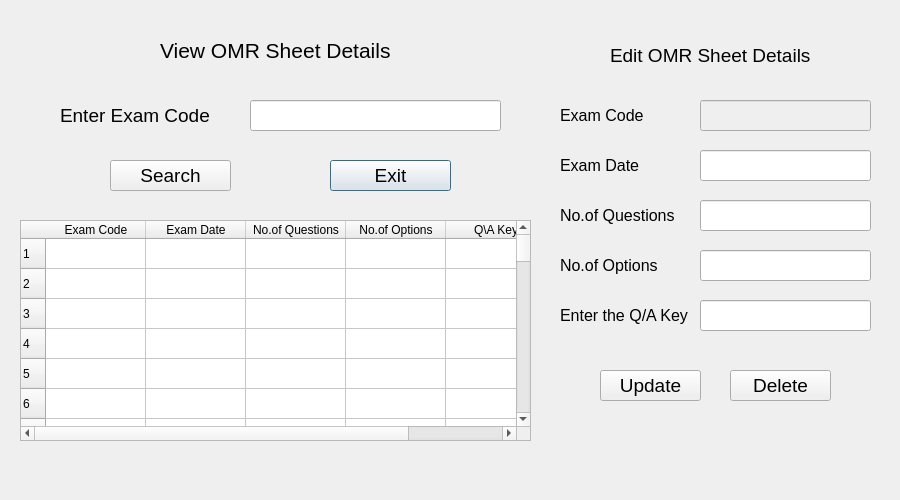
<?xml version="1.0" encoding="UTF-8"?>
<ui version="4.0">
 <class>Dialog</class>
 <widget class="QDialog" name="Dialog">
  <property name="geometry">
   <rect>
    <x>0</x>
    <y>0</y>
    <width>900</width>
    <height>500</height>
   </rect>
  </property>
  <property name="windowTitle">
   <string>Dialog</string>
  </property>
  <property name="styleSheet">
   <string notr="true">QDialog{
	background-image: url(:/newPrefix/bg3.jpg);

}
QPushButton:hover{
background-color:lightgrey;
color:black;
}
	</string>
  </property>
  <widget class="QPushButton" name="ee2">
   <property name="geometry">
    <rect>
     <x>330</x>
     <y>160</y>
     <width>121</width>
     <height>31</height>
    </rect>
   </property>
   <property name="font">
    <font>
     <pointsize>14</pointsize>
    </font>
   </property>
   <property name="text">
    <string>Exit</string>
   </property>
  </widget>
  <widget class="QLineEdit" name="ve">
   <property name="geometry">
    <rect>
     <x>250</x>
     <y>100</y>
     <width>251</width>
     <height>31</height>
    </rect>
   </property>
   <property name="font">
    <font>
     <pointsize>12</pointsize>
    </font>
   </property>
  </widget>
  <widget class="QLabel" name="label">
   <property name="geometry">
    <rect>
     <x>160</x>
     <y>30</y>
     <width>231</width>
     <height>41</height>
    </rect>
   </property>
   <property name="font">
    <font>
     <pointsize>16</pointsize>
    </font>
   </property>
   <property name="text">
    <string>View OMR Sheet Details</string>
   </property>
  </widget>
  <widget class="QLabel" name="label_2">
   <property name="geometry">
    <rect>
     <x>60</x>
     <y>100</y>
     <width>171</width>
     <height>31</height>
    </rect>
   </property>
   <property name="font">
    <font>
     <pointsize>14</pointsize>
    </font>
   </property>
   <property name="text">
    <string>Enter Exam Code</string>
   </property>
  </widget>
  <widget class="QPushButton" name="es">
   <property name="geometry">
    <rect>
     <x>110</x>
     <y>160</y>
     <width>121</width>
     <height>31</height>
    </rect>
   </property>
   <property name="font">
    <font>
     <pointsize>14</pointsize>
    </font>
   </property>
   <property name="text">
    <string>Search</string>
   </property>
  </widget>
  <widget class="QTableWidget" name="t4">
   <property name="enabled">
    <bool>true</bool>
   </property>
   <property name="geometry">
    <rect>
     <x>20</x>
     <y>220</y>
     <width>511</width>
     <height>221</height>
    </rect>
   </property>
   <property name="font">
    <font>
     <family>Segoe UI Light</family>
     <pointsize>8</pointsize>
    </font>
   </property>
   <property name="rowCount">
    <number>200</number>
   </property>
   <property name="columnCount">
    <number>5</number>
   </property>
   <row/>
   <row/>
   <row/>
   <row/>
   <row/>
   <row/>
   <row/>
   <row/>
   <row/>
   <row/>
   <row/>
   <row/>
   <row/>
   <row/>
   <row/>
   <row/>
   <row/>
   <row/>
   <row/>
   <row/>
   <row/>
   <row/>
   <row/>
   <row/>
   <row/>
   <row/>
   <row/>
   <row/>
   <row/>
   <row/>
   <row/>
   <row/>
   <row/>
   <row/>
   <row/>
   <row/>
   <row/>
   <row/>
   <row/>
   <row/>
   <row/>
   <row/>
   <row/>
   <row/>
   <row/>
   <row/>
   <row/>
   <row/>
   <row/>
   <row/>
   <row/>
   <row/>
   <row/>
   <row/>
   <row/>
   <row/>
   <row/>
   <row/>
   <row/>
   <row/>
   <row/>
   <row/>
   <row/>
   <row/>
   <row/>
   <row/>
   <row/>
   <row/>
   <row/>
   <row/>
   <row/>
   <row/>
   <row/>
   <row/>
   <row/>
   <row/>
   <row/>
   <row/>
   <row/>
   <row/>
   <row/>
   <row/>
   <row/>
   <row/>
   <row/>
   <row/>
   <row/>
   <row/>
   <row/>
   <row/>
   <row/>
   <row/>
   <row/>
   <row/>
   <row/>
   <row/>
   <row/>
   <row/>
   <row/>
   <row/>
   <row/>
   <row/>
   <row/>
   <row/>
   <row/>
   <row/>
   <row/>
   <row/>
   <row/>
   <row/>
   <row/>
   <row/>
   <row/>
   <row/>
   <row/>
   <row/>
   <row/>
   <row/>
   <row/>
   <row/>
   <row/>
   <row/>
   <row/>
   <row/>
   <row/>
   <row/>
   <row/>
   <row/>
   <row/>
   <row/>
   <row/>
   <row/>
   <row/>
   <row/>
   <row/>
   <row/>
   <row/>
   <row/>
   <row/>
   <row/>
   <row/>
   <row/>
   <row/>
   <row/>
   <row/>
   <row/>
   <row/>
   <row/>
   <row/>
   <row/>
   <row/>
   <row/>
   <row/>
   <row/>
   <row/>
   <row/>
   <row/>
   <row/>
   <row/>
   <row/>
   <row/>
   <row/>
   <row/>
   <row/>
   <row/>
   <row/>
   <row/>
   <row/>
   <row/>
   <row/>
   <row/>
   <row/>
   <row/>
   <row/>
   <row/>
   <row/>
   <row/>
   <row/>
   <row/>
   <row/>
   <row/>
   <row/>
   <row/>
   <row/>
   <row/>
   <row/>
   <row/>
   <row/>
   <row/>
   <row/>
   <row/>
   <row/>
   <row/>
   <row/>
   <row/>
   <row/>
   <row/>
   <row/>
   <row/>
   <row/>
   <column>
    <property name="text">
     <string>Exam Code</string>
    </property>
   </column>
   <column>
    <property name="text">
     <string>Exam Date</string>
    </property>
   </column>
   <column>
    <property name="text">
     <string>No.of Questions</string>
    </property>
   </column>
   <column>
    <property name="text">
     <string>No.of Options</string>
    </property>
   </column>
   <column>
    <property name="text">
     <string>Q\A Key</string>
    </property>
   </column>
  </widget>
  <widget class="QLabel" name="label_3">
   <property name="geometry">
    <rect>
     <x>560</x>
     <y>150</y>
     <width>101</width>
     <height>31</height>
    </rect>
   </property>
   <property name="font">
    <font>
     <pointsize>12</pointsize>
    </font>
   </property>
   <property name="text">
    <string>Exam Date</string>
   </property>
  </widget>
  <widget class="QPushButton" name="d2">
   <property name="geometry">
    <rect>
     <x>730</x>
     <y>370</y>
     <width>101</width>
     <height>31</height>
    </rect>
   </property>
   <property name="font">
    <font>
     <pointsize>14</pointsize>
    </font>
   </property>
   <property name="text">
    <string>Delete</string>
   </property>
  </widget>
  <widget class="QLineEdit" name="ve3">
   <property name="geometry">
    <rect>
     <x>700</x>
     <y>200</y>
     <width>171</width>
     <height>31</height>
    </rect>
   </property>
   <property name="font">
    <font>
     <pointsize>12</pointsize>
    </font>
   </property>
  </widget>
  <widget class="QLabel" name="label_4">
   <property name="geometry">
    <rect>
     <x>560</x>
     <y>300</y>
     <width>131</width>
     <height>31</height>
    </rect>
   </property>
   <property name="font">
    <font>
     <pointsize>12</pointsize>
    </font>
   </property>
   <property name="text">
    <string>Enter the Q/A Key</string>
   </property>
  </widget>
  <widget class="QLineEdit" name="ve5">
   <property name="geometry">
    <rect>
     <x>700</x>
     <y>300</y>
     <width>171</width>
     <height>31</height>
    </rect>
   </property>
   <property name="font">
    <font>
     <pointsize>12</pointsize>
    </font>
   </property>
  </widget>
  <widget class="QLabel" name="label_5">
   <property name="geometry">
    <rect>
     <x>560</x>
     <y>250</y>
     <width>131</width>
     <height>31</height>
    </rect>
   </property>
   <property name="font">
    <font>
     <pointsize>12</pointsize>
    </font>
   </property>
   <property name="text">
    <string>No.of Options</string>
   </property>
  </widget>
  <widget class="QLabel" name="label_6">
   <property name="geometry">
    <rect>
     <x>610</x>
     <y>40</y>
     <width>251</width>
     <height>31</height>
    </rect>
   </property>
   <property name="font">
    <font>
     <pointsize>14</pointsize>
    </font>
   </property>
   <property name="text">
    <string>Edit OMR Sheet Details</string>
   </property>
  </widget>
  <widget class="QLineEdit" name="ve1">
   <property name="enabled">
    <bool>false</bool>
   </property>
   <property name="geometry">
    <rect>
     <x>700</x>
     <y>100</y>
     <width>171</width>
     <height>31</height>
    </rect>
   </property>
   <property name="font">
    <font>
     <pointsize>12</pointsize>
    </font>
   </property>
  </widget>
  <widget class="QLineEdit" name="ve4">
   <property name="geometry">
    <rect>
     <x>700</x>
     <y>250</y>
     <width>171</width>
     <height>31</height>
    </rect>
   </property>
   <property name="font">
    <font>
     <pointsize>12</pointsize>
    </font>
   </property>
  </widget>
  <widget class="QLabel" name="label_7">
   <property name="geometry">
    <rect>
     <x>560</x>
     <y>200</y>
     <width>131</width>
     <height>31</height>
    </rect>
   </property>
   <property name="font">
    <font>
     <pointsize>12</pointsize>
    </font>
   </property>
   <property name="text">
    <string>No.of Questions</string>
   </property>
  </widget>
  <widget class="QLineEdit" name="ve2">
   <property name="geometry">
    <rect>
     <x>700</x>
     <y>150</y>
     <width>171</width>
     <height>31</height>
    </rect>
   </property>
   <property name="font">
    <font>
     <pointsize>12</pointsize>
    </font>
   </property>
  </widget>
  <widget class="QPushButton" name="u2">
   <property name="geometry">
    <rect>
     <x>600</x>
     <y>370</y>
     <width>101</width>
     <height>31</height>
    </rect>
   </property>
   <property name="font">
    <font>
     <pointsize>14</pointsize>
    </font>
   </property>
   <property name="text">
    <string>Update</string>
   </property>
  </widget>
  <widget class="QLabel" name="label_8">
   <property name="geometry">
    <rect>
     <x>560</x>
     <y>100</y>
     <width>101</width>
     <height>31</height>
    </rect>
   </property>
   <property name="font">
    <font>
     <pointsize>12</pointsize>
    </font>
   </property>
   <property name="text">
    <string>Exam Code</string>
   </property>
  </widget>
 </widget>
 <resources>
  <include location="bg3.qrc"/>
 </resources>
 <connections/>
</ui>
